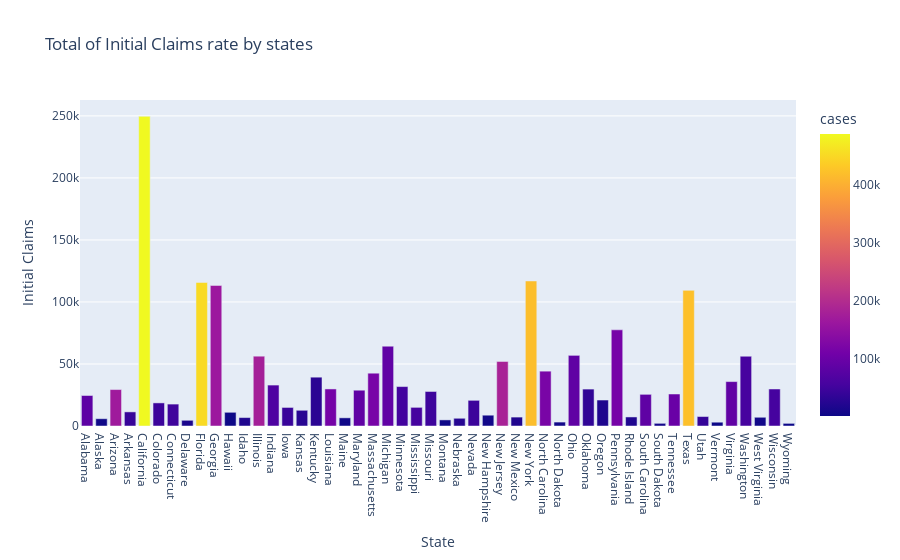

This figure's notebook cell:
### Markdown cell above
In the graph below we can see that -
- States with high initial claims - California, Florida, Georgia, Texas, New York 
- Georgia has the same amount of initial claims as compared to Florida despite having a much lower population and one-third the amount of COVID-19 cases

### Code cell
fig = px.bar(df_statewise,x='State',y='Initial Claims',title ="Total of Initial Claims rate by states",color='cases')
fig.show()

### Figure 1 — Plotly figure (JSON) as saved in the notebook; plotly's stock layout.template omitted (floating-point values rounded to 4 significant figures)
{"data": [{"alignmentgroup": "True", "hovertemplate": "State=%{x}<br>Initial Claims=%{y}<br>cases=%{marker.color}<extra></extra>", "legendgroup": "", "marker": {"color": [83782, 3440, 168307, 40968, 487295, 45869, 49540, 14602, 451415, 163547, 1842, 19810, 176967, 65918, 43285, 27177, 29479, 112887, 3866, 86846, 116684, 89026, 52987, 55804, 47670, 3695, 25547, 45928, 6513, 182475, 20136, 418302, 118100, 6231, 87893, 34605, 17805, 114984, 18800, 85846, 8641, 98145, 421343, 39337, 1406, 87993, 57157, 6326, 55119, 2628], "coloraxis": "coloraxis"}, "name": "", "offsetgroup": "", "orientation": "v", "showlegend": false, "textposition": "auto", "type": "bar", "x": ["Alabama", "Alaska", "Arizona", "Arkansas", "California", "Colorado", "Connecticut", "Delaware", "Florida", "Georgia", "Hawaii", "Idaho", "Illinois", "Indiana", "Iowa", "Kansas", "Kentucky", "Louisiana", "Maine", "Maryland", "Massachusetts", "Michigan", "Minnesota", "Mississippi", "Missouri", "Montana", "Nebraska", "Nevada", "New Hampshire", "New Jersey", "New Mexico", "New York", "North Carolina", "North Dakota", "Ohio", "Oklahoma", "Oregon", "Pennsylvania", "Rhode Island", "South Carolina", "South Dakota", "Tennessee", "Texas", "Utah", "Vermont", "Virginia", "Washington", "West Virginia", "Wisconsin", "Wyoming"], "xaxis": "x", "y": [24590.0, 5876.0, 29390.0, 11380.0, 249700.0, 18620.0, 17670.0, 4597.0, 115700.0, 113300.0, 11040.0, 6798.0, 56280.0, 33000.0, 14950.0, 12660.0, 39360.0, 29870.0, 6586.0, 28860.0, 42570.0, 64310.0, 31790.0, 15030.0, 27830.0, 4918, 6220.0, 20690.0, 8707.0, 52050.0, 7185.0, 116900.0, 44210.0, 3172.0, 56950.0, 29750.0, 20930.0, 77540.0, 7285.0, 25530.0, 2155.0, 25790.0, 109400.0, 7623.0, 3061.0, 35800.0, 56240.0, 7026.0, 29850.0, 2122.0], "yaxis": "y"}], "layout": {"autosize": true, "barmode": "relative", "coloraxis": {"colorbar": {"title": {"text": "cases"}}, "colorscale": [[0, "#0d0887"], [0.1111, "#46039f"], [0.2222, "#7201a8"], [0.3333, "#9c179e"], [0.4444, "#bd3786"], [0.5556, "#d8576b"], [0.6667, "#ed7953"], [0.7778, "#fb9f3a"], [0.8889, "#fdca26"], [1, "#f0f921"]]}, "legend": {"tracegroupgap": 0}, "title": {"text": "Total of Initial Claims rate by states"}, "xaxis": {"anchor": "y", "autorange": true, "domain": [0, 1], "range": [-0.5, 49.5], "title": {"text": "State"}, "type": "category"}, "yaxis": {"anchor": "x", "autorange": true, "domain": [0, 1], "range": [0, 262800.0], "title": {"text": "Initial Claims"}, "type": "linear"}}}
